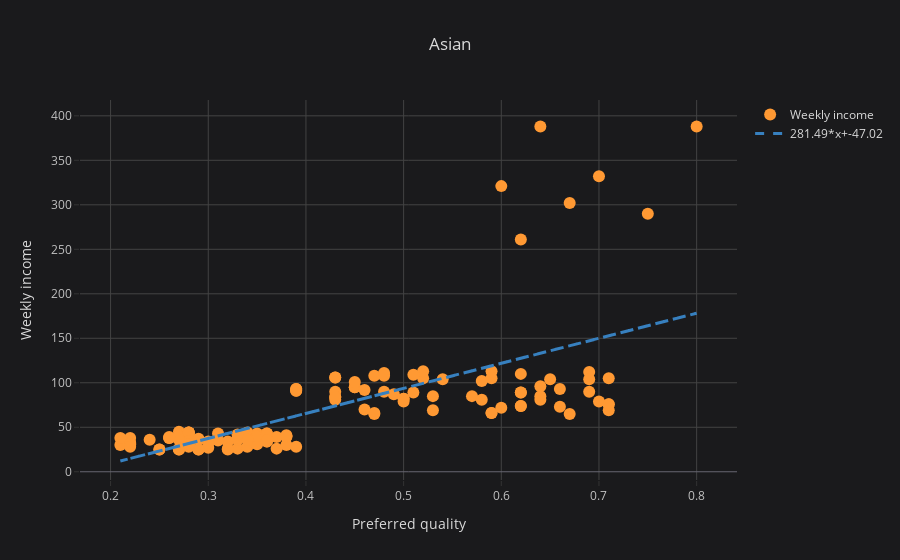

Notebook code cell kept with this figure:
### Code cell
asian.iplot(
    x='Preferred quality',
    y='Weekly income',
    # Указываем категорию
    mode='markers',
    xTitle='Preferred quality',
    yTitle='Weekly income',
    title='Asian',
    bestfit=True,
    bestfit_colors=["blue"])

### Figure 1 — Plotly figure (JSON) as saved in the notebook; plotly's stock layout.template omitted (floating-point values rounded to 4 significant figures; data arrays with more than 128 entries replaced by an {"elided": "..."} marker saying what was removed)
{"data": [{"line": {"color": "rgba(255, 153, 51, 1.0)", "dash": "solid", "shape": "linear", "width": 1.3}, "marker": {"size": 12, "symbol": "circle"}, "mode": "markers", "name": "Weekly income", "text": "", "type": "scatter", "x": {"elided": "139 float values"}, "y": {"elided": "139 int values"}}, {"line": {"color": "rgba(55, 128, 191, 1.0)", "dash": "dash", "shape": "linear", "width": 3}, "mode": "lines", "name": "281.49*x+-47.02", "type": "scatter", "x": {"elided": "139 float values"}, "y": {"elided": "139 float values"}}], "layout": {"legend": {"bgcolor": "#1A1A1C", "font": {"color": "#D9D9D9"}}, "paper_bgcolor": "#1A1A1C", "plot_bgcolor": "#1A1A1C", "title": {"font": {"color": "#D9D9D9"}, "text": "Asian"}, "xaxis": {"gridcolor": "#434343", "showgrid": true, "tickfont": {"color": "#C2C2C2"}, "title": {"font": {"color": "#D9D9D9"}, "text": "Preferred quality"}, "zerolinecolor": "#666570"}, "yaxis": {"gridcolor": "#434343", "showgrid": true, "tickfont": {"color": "#C2C2C2"}, "title": {"font": {"color": "#D9D9D9"}, "text": "Weekly income"}, "zerolinecolor": "#666570"}}}
